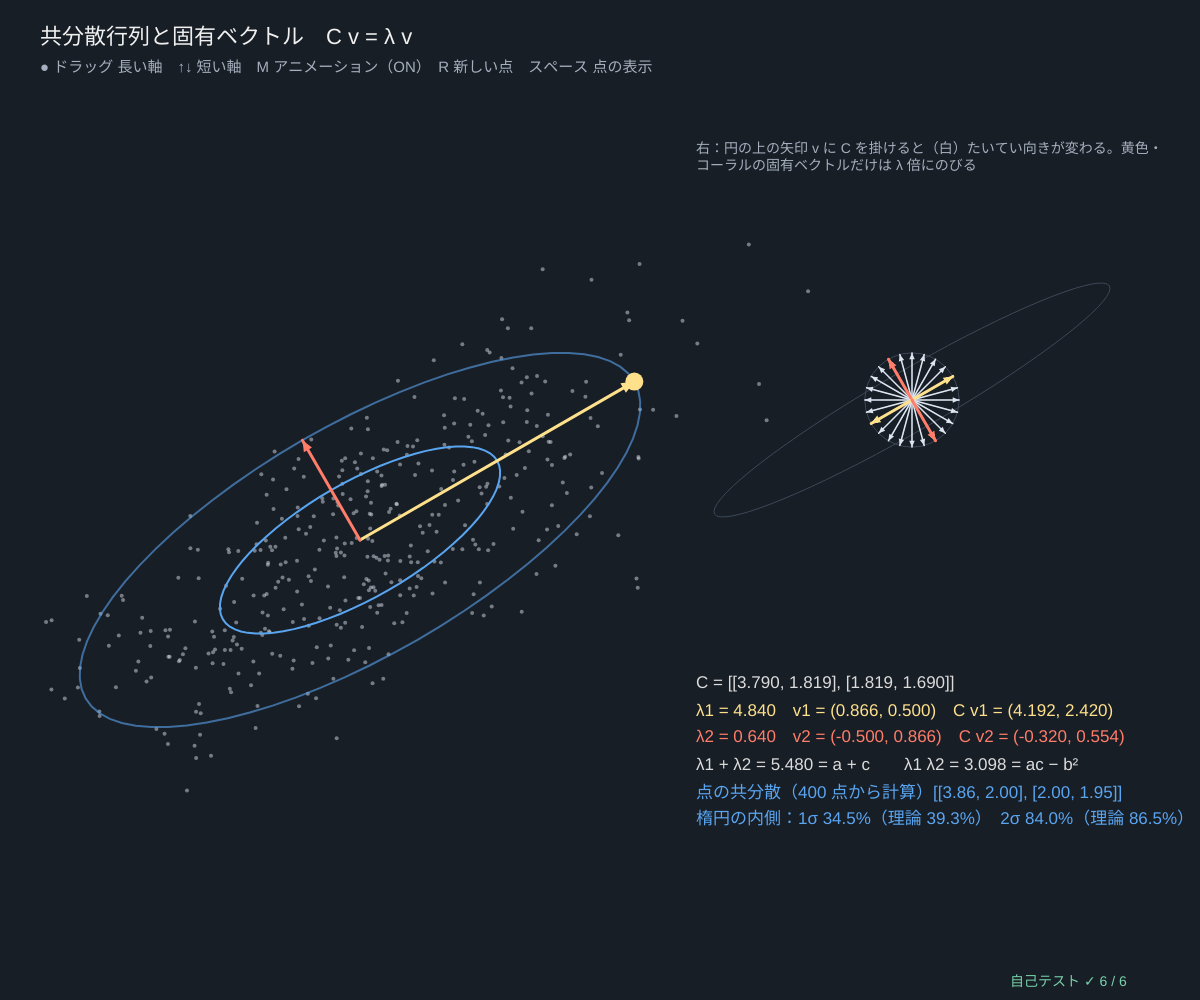
Frame 1 (no input)
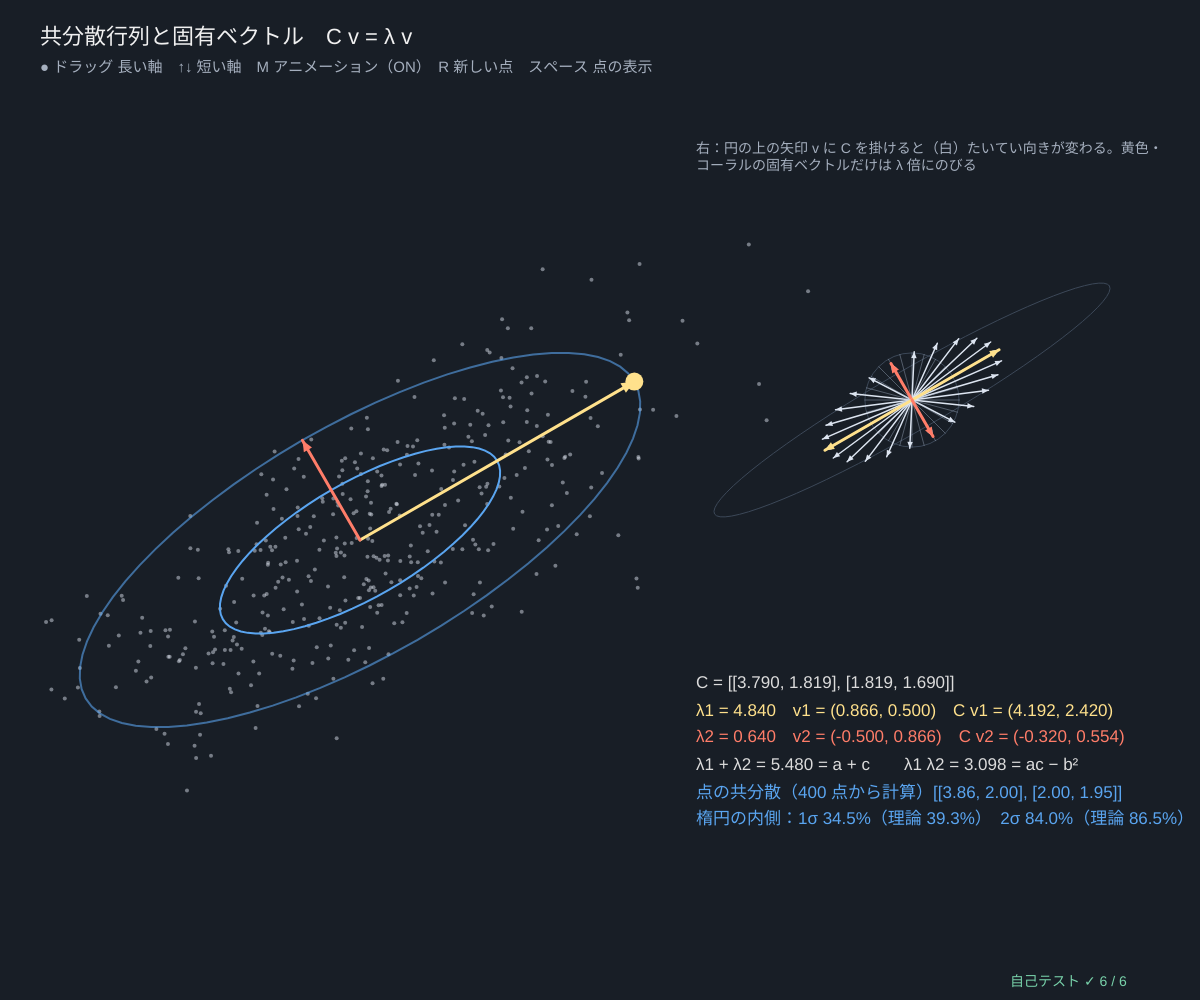
Frame 60 (no input)
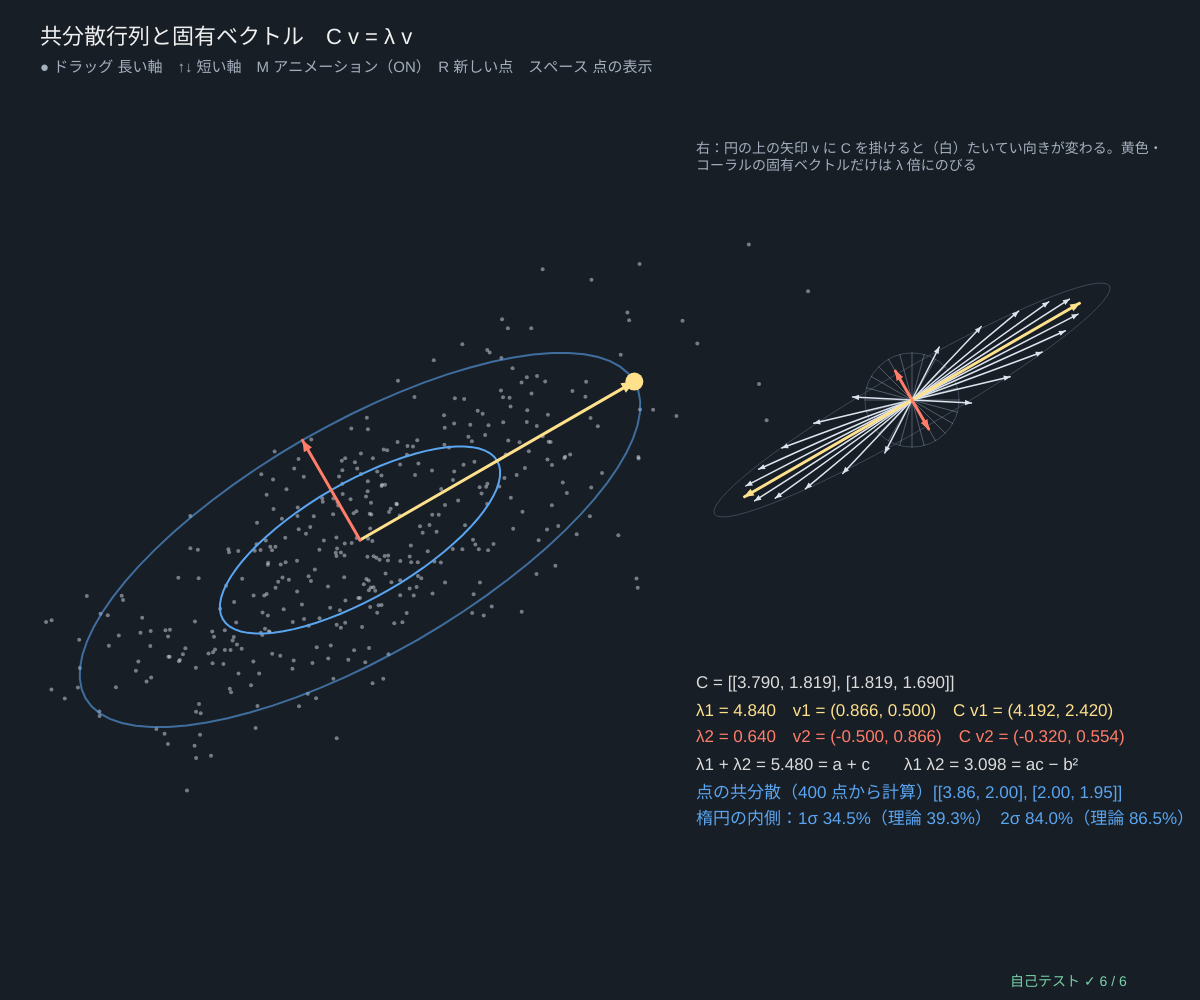
Frame 120 (the mouse pressed at the canvas centre since frame 60)

The p5.js sketch that drew these frames (run headless with seeded random() and noise() and a simulated clock; from frame 60 on, the mouse is pressed at the canvas centre):

// p5.js sketch
// ── sketch.js
// ============================================
// 02 共分散行列と固有ベクトル ─ C v = λ v。掛けても向きが変わらないベクトルが「データの軸」
// 2×2 の共分散行列 C = [[a, b], [b, c]] の固有値は λ = (a + c)/2 ± √(((a − c)/2)² + b²)（解の公式）
//   固有ベクトル v1・v2 は直角。楕円の半径 = k √λ（k = 1, 2 で 1σ・2σ の楕円）
//   M：円の上のベクトル v に C を掛けるアニメーション。ほとんどの矢印は向きが変わるが、v1・v2 の向きだけはのびるだけ
// 黄色い ● をドラッグ 長い軸 / ↑↓ 短い軸 / M 掛けるアニメーション / R 新しい点 / スペース 点の表示
// ============================================

let s1 = 2.2, s2 = 0.8, angDeg = 30, covC = null, pts = [], seedP = 5, anim = 0, animOn = true, showPts = true, dragging = false;   // ★ s1, s2 = 軸の標準偏差
const NPTS = 400;                      // ★ 点の数

function setup() { createCanvas(windowWidth, windowHeight); textWrap(CHAR); selfTest(); rebuild(); }
function rebuild() { covC = covFromAxes(s1, s2, angDeg); seedRng(seedP); pts = gaussCloud(NPTS, [0, 0], covC); }
function scl() { return Math.min(width * 0.06, height * 0.085); }
function ctr() { return [width * 0.3, height * 0.54]; }
function toScr(p) { let s = scl(), c = ctr(); return [c[0] + p[0] * s, c[1] - p[1] * s]; }

function draw() {
  background(24, 30, 38);
  let e = eig2sym(covC[0][0], covC[0][1], covC[1][1]), s = scl(), C0 = covMatrix(pts);
  if (animOn) anim = (anim + 0.006) % 1.6;
  let t = clampv(anim, 0, 1), tt = t * t * (3 - 2 * t);
  // ---- 点・楕円・軸
  if (showPts) { noStroke(); fill(225, 232, 242, 120); for (let p of pts) { let q = toScr(p); circle(q[0], q[1], 4); } }
  for (let k of [1, 2]) { stroke(90, 165, 240, k === 1 ? 255 : 150); strokeWeight(2); polyline(covEllipsePts([0, 0], covC, k).map(toScr)); }
  let inside = [1, 2].map((k) => pts.filter((p) => { let a = dotv(p, e.v1), b = dotv(p, e.v2); return (a * a) / e.l1 + (b * b) / Math.max(e.l2, 1e-12) <= k * k; }).length / pts.length);
  stroke(255, 225, 140); fill(255, 225, 140); strokeWeight(3);
  let h = toScr([e.v1[0] * 2 * Math.sqrt(e.l1), e.v1[1] * 2 * Math.sqrt(e.l1)]), o = toScr([0, 0]);
  arrow2(o[0], o[1], h[0], h[1], 14); stroke(255, 125, 105); fill(255, 125, 105);
  let h2 = toScr([e.v2[0] * 2 * Math.sqrt(e.l2), e.v2[1] * 2 * Math.sqrt(e.l2)]); arrow2(o[0], o[1], h2[0], h2[1], 12);
  noStroke(); fill(255, 225, 140); circle(h[0], h[1], 18);
  // ---- 掛けるアニメーション：v → (1 − t) v + t C v（右の図）
  let R = Math.min(width * 0.19, height * 0.24), cx = width * 0.76, cy = height * 0.4, sc = R / Math.max(e.l1, 1e-9);
  stroke(60, 72, 88); strokeWeight(1); noFill(); circle(cx, cy, 2 * R / Math.max(e.l1, 1e-9));
  polyline(covEllipsePts([0, 0], matMul(covC, covC), 1).map((p) => [cx + p[0] * sc, cy - p[1] * sc]));
  for (let i = 0; i < 24; i++) {
    let a = (i * Math.PI) / 12, v = [Math.cos(a), Math.sin(a)], Cv = matVec(covC, v), w = [(1 - tt) * v[0] + tt * Cv[0], (1 - tt) * v[1] + tt * Cv[1]];
    let onAxis = Math.abs(v[0] * Cv[1] - v[1] * Cv[0]) < 1e-9 * e.l1;
    stroke(160, 175, 195, 110); strokeWeight(1); line(cx, cy, cx + v[0] * sc, cy - v[1] * sc);
    stroke(220, 228, 240); fill(220, 228, 240); strokeWeight(1.5); arrow2(cx, cy, cx + w[0] * sc, cy - w[1] * sc, 7);
  }
  for (let [v, l, col] of [[e.v1, e.l1, [255, 225, 140]], [e.v2, e.l2, [255, 125, 105]], [[-e.v1[0], -e.v1[1]], e.l1, [255, 225, 140]], [[-e.v2[0], -e.v2[1]], e.l2, [255, 125, 105]]]) {
    let f = (1 - tt) + tt * l; stroke(...col); fill(...col); strokeWeight(3); arrow2(cx, cy, cx + v[0] * f * sc, cy - v[1] * f * sc, 10);
  }
  // ---- 文字
  textAlign(LEFT, BASELINE); noStroke(); fill(240); textSize(22); text('共分散行列と固有ベクトル　C v = λ v', 40, 44);
  fill(165, 175, 190); textSize(15); text('● ドラッグ 長い軸　↑↓ 短い軸　M アニメーション（' + (animOn ? 'ON' : 'OFF') + '）　R 新しい点　スペース 点の表示', 40, 72);
  let x = width * 0.58, y = cy + R + 60;
  fill(220); textSize(17);
  text('C = [[' + fmtN(covC[0][0], 3) + ', ' + fmtN(covC[0][1], 3) + '], [' + fmtN(covC[1][0], 3) + ', ' + fmtN(covC[1][1], 3) + ']]', x, y);
  fill(255, 225, 140); text('λ1 = ' + fmtN(e.l1, 3) + '　v1 = ' + fmtVec(e.v1, 3) + '　C v1 = ' + fmtVec(matVec(covC, e.v1), 3), x, y + 28);
  fill(255, 125, 105); text('λ2 = ' + fmtN(e.l2, 3) + '　v2 = ' + fmtVec(e.v2, 3) + '　C v2 = ' + fmtVec(matVec(covC, e.v2), 3), x, y + 54);
  fill(220); text('λ1 + λ2 = ' + fmtN(e.l1 + e.l2, 3) + ' = a + c　　λ1 λ2 = ' + fmtN(e.l1 * e.l2, 3) + ' = ac − b²', x, y + 82);
  fill(90, 165, 240); text('点の共分散（' + NPTS + ' 点から計算）[[' + fmtN(C0[0][0], 2) + ', ' + fmtN(C0[0][1], 2) + '], [' + fmtN(C0[1][0], 2) + ', ' + fmtN(C0[1][1], 2) + ']]', x, y + 110);
  text('楕円の内側：1σ ' + fmtN(100 * inside[0], 1) + '%（理論 39.3%）　2σ ' + fmtN(100 * inside[1], 1) + '%（理論 86.5%）', x, y + 136);
  fill(165, 175, 190); textSize(14); text('右：円の上の矢印 v に C を掛けると（白）たいてい向きが変わる。黄色・コーラルの固有ベクトルだけは λ 倍にのびる', x, cy - R - 30, width - x - 30);
  drawSelfTest(width - 190, height - 14);
}

function mousePressed() { let e = eig2sym(covC[0][0], covC[0][1], covC[1][1]), h = toScr([e.v1[0] * 2 * s1, e.v1[1] * 2 * s1]); dragging = Math.hypot(mouseX - h[0], mouseY - h[1]) < 20; }
function mouseDragged() {
  if (!dragging) return;
  let c = ctr(), s = scl(), dx = (mouseX - c[0]) / s, dy = -(mouseY - c[1]) / s;
  s1 = clampv(Math.hypot(dx, dy) / 2, Math.max(s2, 0.2), 4); angDeg = (Math.atan2(dy, dx) * 180) / Math.PI; rebuild();
}
function mouseReleased() { dragging = false; }
function keyPressed() {
  if (key === UP_ARROW || key === DOWN_ARROW) { s2 = clampv(s2 + (key === UP_ARROW ? 0.1 : -0.1), 0.1, s1); rebuild(); }
  if (key === 'm' || key === 'M') animOn = !animOn;
  if (key === 'r' || key === 'R') { seedP++; rebuild(); }
  if (key === ' ') showPts = !showPts;
  return false;
}

// ---- 自己テスト
function selfTest() {
  selfTestResults = [];
  seedRng(102);
  let mats = [[[2, 0], [0, 1]], [[1, 0], [0, 3]], [[2, 0], [0, 2]], [[1, 1], [1, 1]], [[1e-6, 0], [0, 0]]];
  for (let t = 0; t < 40; t++) { let a = rndRange(0.1, 5), c = rndRange(0.1, 5), b = rndRange(-1, 1) * Math.sqrt(a * c); mats.push([[a, b], [b, c]]); }
  let okEig = true, okOrth = true, okTr = true, okJac = true;
  for (let C of mats) {
    let e = eig2sym(C[0][0], C[0][1], C[1][1]), sc = Math.max(1, Math.abs(e.l1));
    for (let [v, l] of [[e.v1, e.l1], [e.v2, e.l2]]) { let Cv = matVec(C, v); if (Math.abs(Cv[0] - l * v[0]) > 1e-12 * sc || Math.abs(Cv[1] - l * v[1]) > 1e-12 * sc || !near(vlen(v), 1, 1e-12)) okEig = false; }
    if (Math.abs(dotv(e.v1, e.v2)) > 1e-12 || e.l1 < e.l2) okOrth = false;
    if (!near(e.l1 + e.l2, C[0][0] + C[1][1], 1e-12 * sc) || !near(e.l1 * e.l2, C[0][0] * C[1][1] - C[0][1] ** 2, 1e-11 * sc * sc)) okTr = false;
    let j = jacobiEigen(C); if (!near(j.vals[0], e.l1, 1e-12 * sc) || !near(j.vals[1], e.l2, 1e-12 * sc)) okJac = false;
  }
  check('解の公式の固有対は C v = λ v（対角・重解・ランク 1 を含む 45 個、1e-12）', okEig);
  check('v1 ⊥ v2、λ1 ≥ λ2', okOrth);
  check('λ1 + λ2 = トレース、λ1 λ2 = 行列式', okTr);
  check('ヤコビ法の固有値と一致', okJac);
  let okAx = true;
  for (let t = 0; t < 20; t++) { let a1 = rndRange(0.5, 3), a2 = rndRange(0.1, 0.45), d = rndRange(-89, 89), Cx = covFromAxes(a1, a2, d), e = eig2sym(Cx[0][0], Cx[0][1], Cx[1][1]);
    let dd = Math.abs(e.angle - d) % 180; if (!near(e.l1, a1 * a1, 1e-12) || !near(e.l2, a2 * a2, 1e-12) || Math.min(dd, 180 - dd) > 1e-9) okAx = false; }
  check('軸 (s1, s2, 角度) から作った C の固有値 = s1², s2²、PC1 の角度 = 指定の角度', okAx);
  seedRng(9); let C = covFromAxes(2, 0.7, 40), e = eig2sym(C[0][0], C[0][1], C[1][1]), P = gaussCloud(20000, [0, 0], C);
  let frac = [1, 2].map((k) => P.filter((p) => { let a = dotv(p, e.v1), b = dotv(p, e.v2); return (a * a) / e.l1 + (b * b) / e.l2 <= k * k; }).length / P.length);
  check('20000 点のうち 1σ・2σ の楕円の内側 = 1 − e^(−k²/2)（39.3%・86.5%、±1%）', near(frac[0], 1 - Math.exp(-0.5), 0.01) && near(frac[1], 1 - Math.exp(-2), 0.01));
  reportSelfTest();
}

// ---------- やってみよう ----------
// 1. ↓ で短い軸を細くしていくと λ2 → 0。そのとき点群は何次元に見える？
// 2. s1 = s2（丸い点群）にすると、どの向きも固有ベクトルになる。右のアニメーションで確かめよう
// 3. 楕円の内側の割合は 1D の「±1σ に 68%」と同じ？ ちがうのはなぜ？（2 次元のカイ 2 乗分布）
// 4. 右の灰色の楕円 = 円を C で写した形（半径 λ1, λ2）。左の 1σ の楕円（半径 √λ）とくらべよう
// 5. 3 次元ではヤコビ法で同じことをする → 03

// ==================================================
// ここから下は「主成分分析の道具」（中身は読まなくても OK。消さないでね）
// ==================================================
// ---- 数の表示と安全のための道具
function clampv(v, a, b) { return v < a ? a : v > b ? b : v; }
function fin(v, fb) { return typeof v === 'number' && isFinite(v) ? v : fb === undefined ? 0 : fb; }   // NaN・∞ を fb に
function fmtN(v, d) {                                                  // 数を小数 d 桁で（NaN は「?」）
  if (typeof v !== 'number' || !isFinite(v)) return '?';
  let s = v.toFixed(d === undefined ? 2 : d);
  return /^-0(\.0*)?$/.test(s) ? s.slice(1) : s;
}
function fmtVec(v, d) { return '(' + v.map((x) => fmtN(x, d)).join(', ') + ')'; }
// ---- 種つきの乱数（同じ種なら毎回同じ列）
let rngState = 1;
function seedRng(s) { rngState = (s >>> 0) || 1; }
function rnd() {                       // 0〜1 の一様乱数（mulberry32）
  rngState = (rngState + 0x6d2b79f5) >>> 0;
  let t = rngState;
  t = Math.imul(t ^ (t >>> 15), t | 1);
  t ^= t + Math.imul(t ^ (t >>> 7), t | 61);
  return ((t ^ (t >>> 14)) >>> 0) / 4294967296;
}
function rndRange(a, b) { return a + (b - a) * rnd(); }
function gaussRnd() {                  // 標準正規分布（ボックス-ミュラー法）
  let u = Math.max(1e-12, rnd()), v = rnd();
  return Math.sqrt(-2 * Math.log(u)) * Math.cos(2 * Math.PI * v);
}
// ---- 行列の道具。データ X は「n 行 × d 列」（1 行 = 1 個のデータ）、ベクトルは配列
function zerosMat(n, m) { return Array.from({ length: n }, () => new Array(m).fill(0)); }
function eyeMat(n) { let I = zerosMat(n, n); for (let i = 0; i < n; i++) I[i][i] = 1; return I; }
function matT(A) { return A[0].map((_, j) => A.map((r) => r[j])); }
function matMul(A, B) {
  let n = A.length, q = B.length, m = B[0].length, C = zerosMat(n, m);
  for (let i = 0; i < n; i++) for (let k = 0; k < q; k++) { let a = A[i][k]; if (a === 0) continue; for (let j = 0; j < m; j++) C[i][j] += a * B[k][j]; }
  return C;
}
function matVec(A, x) { return A.map((r) => dotv(r, x)); }
function dotv(a, b) { let s = 0; for (let i = 0; i < a.length; i++) s += a[i] * b[i]; return s; }
function vlen(a) { return Math.sqrt(dotv(a, a)); }
function unitv(a) { let L = vlen(a); return L > 1e-300 ? a.map((x) => x / L) : a.map((_, i) => (i === 0 ? 1 : 0)); }
function maxAbsDiff(A, B) { let m = 0; for (let i = 0; i < A.length; i++) for (let j = 0; j < A[i].length; j++) m = Math.max(m, Math.abs(A[i][j] - B[i][j])); return m; }
function colMeans(X) {                 // 平均ベクトル（列ごとの平均）
  let d = X[0].length, mu = new Array(d).fill(0);
  for (let r of X) for (let j = 0; j < d; j++) mu[j] += r[j];
  return mu.map((s) => s / Math.max(1, X.length));
}
function centerCols(X, mu) { return X.map((r) => r.map((v, j) => v - mu[j])); }   // 平均を引く（中心化）
// ★ 共分散行列 C = Xcᵀ Xc / (n − 1)（n − 1 で割る「不偏」の約束。点が 1 個以下ならゼロ行列）
function covMatrix(X) {
  let n = X.length, d = X[0].length, mu = colMeans(X), C = zerosMat(d, d);
  if (n < 2) return C;
  for (let r of X) for (let i = 0; i < d; i++) { let a = r[i] - mu[i]; for (let j = i; j < d; j++) C[i][j] += a * (r[j] - mu[j]); }
  for (let i = 0; i < d; i++) for (let j = i; j < d; j++) { C[i][j] /= n - 1; C[j][i] = C[i][j]; }
  return C;
}
// ★ ヤコビ法（対称行列の固有値分解）：非対角を 1 つずつ回転で 0 にしていく。d ≤ 64 くらいまで
// 戻り値 vals = 固有値（大きい順）、vecs[k] = k 番目の固有ベクトル（長さ 1、いちばん大きい成分を正に）
function jacobiEigen(C, maxSweeps) {
  let d = C.length, A = C.map((r) => r.slice()), V = eyeMat(d);
  for (let sw = 0; sw < (maxSweeps || 80); sw++) {
    let off = 0, tot = 0;
    for (let i = 0; i < d; i++) for (let j = 0; j < d; j++) { let a = A[i][j] * A[i][j]; tot += a; if (i !== j) off += a; }
    if (!(off > 1e-30 * tot)) break;
    for (let p = 0; p < d - 1; p++) for (let q = p + 1; q < d; q++) {
      let apq = A[p][q];
      if (Math.abs(apq) < 1e-300) continue;
      let th = (A[q][q] - A[p][p]) / (2 * apq);
      let t = th === 0 ? 1 : Math.sign(th) / (Math.abs(th) + Math.sqrt(th * th + 1));
      let c = 1 / Math.sqrt(t * t + 1), s = t * c;
      for (let k = 0; k < d; k++) { let akp = A[k][p], akq = A[k][q]; A[k][p] = c * akp - s * akq; A[k][q] = s * akp + c * akq; }
      for (let k = 0; k < d; k++) { let apk = A[p][k], aqk = A[q][k]; A[p][k] = c * apk - s * aqk; A[q][k] = s * apk + c * aqk; }
      for (let k = 0; k < d; k++) { let vkp = V[k][p], vkq = V[k][q]; V[k][p] = c * vkp - s * vkq; V[k][q] = s * vkp + c * vkq; }
    }
  }
  let idx = Array.from({ length: d }, (_, i) => i).sort((a, b) => A[b][b] - A[a][a]);
  let vecs = idx.map((k) => { let v = V.map((r) => r[k]), big = 0; for (let i = 0; i < d; i++) if (Math.abs(v[i]) > Math.abs(v[big]) + 1e-12) big = i; return v[big] < 0 ? v.map((x) => -x) : v; });
  return { vals: idx.map((k) => A[k][k]), vecs };
}
function traceOf(C) { let s = 0; for (let i = 0; i < C.length; i++) s += C[i][i]; return s; }
// C V = V Λ の残り（いちばん大きいずれ）と、固有ベクトルどうしの直交のずれ
function eigResidual(C, eg) { let m = 0; eg.vecs.forEach((v, k) => { let Cv = matVec(C, v); for (let i = 0; i < v.length; i++) m = Math.max(m, Math.abs(Cv[i] - eg.vals[k] * v[i])); }); return m; }
function orthoError(vecs) { let m = 0; for (let a = 0; a < vecs.length; a++) for (let b = 0; b < vecs.length; b++) m = Math.max(m, Math.abs(dotv(vecs[a], vecs[b]) - (a === b ? 1 : 0))); return m; }
// 射影（主成分得点）と復元：score = (x − μ)·v_k、x_hat = μ + Σ score_k v_k（k 個まで）
function projectData(X, mu, vecs, k) { return X.map((r) => vecs.slice(0, k).map((v) => { let s = 0; for (let j = 0; j < r.length; j++) s += (r[j] - mu[j]) * v[j]; return s; })); }
function reconstructRow(score, mu, vecs) { let x = mu.slice(); score.forEach((s, k) => { for (let j = 0; j < x.length; j++) x[j] += s * vecs[k][j]; }); return x; }
function angleBetween(u, v) {          // 向きのちがい（符号は無視、0〜90°）。小さい角も正確に：atan2(‖v − (v·u)u‖, |v·u|)
  let a = unitv(u), b = unitv(v), c = dotv(a, b), r = 0; for (let i = 0; i < a.length; i++) r += (b[i] - c * a[i]) ** 2;
  return (Math.atan2(Math.sqrt(r), Math.abs(c)) * 180) / Math.PI;
}
function corrOf(a, b) {                // 相関係数
  let n = a.length, ma = a.reduce((s, v) => s + v, 0) / n, mb = b.reduce((s, v) => s + v, 0) / n, sab = 0, saa = 0, sbb = 0;
  for (let i = 0; i < n; i++) { sab += (a[i] - ma) * (b[i] - mb); saa += (a[i] - ma) ** 2; sbb += (b[i] - mb) ** 2; }
  return saa > 0 && sbb > 0 ? sab / Math.sqrt(saa * sbb) : 0;
}
// ---- 2×2 対称行列 [[a, b], [b, c]] の固有値・固有ベクトル（解の公式）
function eig2sym(a, b, c) {
  let tr = a + c, h = Math.sqrt(((a - c) / 2) ** 2 + b * b), l1 = tr / 2 + h, l2 = tr / 2 - h;
  let v1 = Math.abs(b) > 1e-14 * (Math.abs(a) + Math.abs(c) + 1e-300) ? unitv([l1 - c, b]) : a >= c ? [1, 0] : [0, 1];
  if (v1[0] < 0 || (v1[0] === 0 && v1[1] < 0)) v1 = [-v1[0], -v1[1]];
  return { l1, l2, v1, v2: [-v1[1], v1[0]], angle: (Math.atan2(v1[1], v1[0]) * 180) / Math.PI };
}
// ---- 好きな共分散の正規分布の点群：x = μ + L z（C = L Lᵀ、コレスキー分解）
function cholesky(C) {
  let d = C.length, L = zerosMat(d, d);
  for (let i = 0; i < d; i++) for (let j = 0; j <= i; j++) {
    let s = C[i][j]; for (let k = 0; k < j; k++) s -= L[i][k] * L[j][k];
    L[i][j] = i === j ? Math.sqrt(Math.max(s, 1e-15)) : s / L[j][j];
  }
  return L;
}
function gaussCloud(n, mu, C) { let L = cholesky(C); return Array.from({ length: n }, () => { let z = mu.map(() => gaussRnd()); return mu.map((m, i) => m + dotv(L[i], z)); }); }
function covFromAxes(s1, s2, deg) {    // 長軸の標準偏差 s1、短軸 s2、長軸の角度 deg（度）の 2×2 共分散
  let t = (deg * Math.PI) / 180, c = Math.cos(t), s = Math.sin(t);
  return [[c * c * s1 * s1 + s * s * s2 * s2, c * s * (s1 * s1 - s2 * s2)], [c * s * (s1 * s1 - s2 * s2), s * s * s1 * s1 + c * c * s2 * s2]];
}
// ---- グラフと図の道具：g = { x, y, w, h, x0, x1, y0, y1 }
function gX(g, v) { return g.x + clampv((v - g.x0) / (g.x1 - g.x0), -0.02, 1.02) * g.w; }
function gY(g, v) { return g.y + g.h - clampv((v - g.y0) / (g.y1 - g.y0), -0.02, 1.02) * g.h; }
function plotAxes(g, xl, yl, xt, yt) {
  stroke(80, 92, 108); strokeWeight(1); noFill(); rect(g.x, g.y, g.w, g.h);
  noStroke(); fill(160, 170, 185); textSize(12); textAlign(CENTER, TOP);
  for (let v of xt) text(+(+v).toPrecision(3), gX(g, v), g.y + g.h + 4);
  textAlign(RIGHT, CENTER);
  for (let v of yt) text(+(+v).toPrecision(3), g.x - 5, gY(g, v));
  textAlign(LEFT, BASELINE); fill(205, 212, 222); textSize(13);
  text(xl, g.x + g.w - textWidth(xl), g.y + g.h + 32); text(yl, g.x, g.y - 8);
}
function polyline(pts, closed) {       // 点が 2 つ以上あるときだけ折れ線を描く
  if (pts.length < 2) return;
  noFill(); beginShape(); for (let p of pts) vertex(p[0], p[1]); endShape(closed ? CLOSE : undefined);
}
// 共分散 C の「k σ の楕円」の点（データの単位）。中心 μ、長さ 1 の 2×2 固有分解で作る
function covEllipsePts(mu, C, k, segs) {
  let e = eig2sym(C[0][0], C[0][1], C[1][1]), a = k * Math.sqrt(Math.max(0, e.l1)), b = k * Math.sqrt(Math.max(0, e.l2)), out = [];
  for (let i = 0; i <= (segs || 72); i++) { let t = (2 * Math.PI * i) / (segs || 72), u = a * Math.cos(t), w = b * Math.sin(t); out.push([mu[0] + u * e.v1[0] + w * e.v2[0], mu[1] + u * e.v1[1] + w * e.v2[1]]); }
  return out;
}
function arrow2(x1, y1, x2, y2, hs) {  // 矢印（hs = 矢じりの大きさ）
  line(x1, y1, x2, y2);
  let a = Math.atan2(y2 - y1, x2 - x1), h = hs || 10;
  noStroke(); triangle(x2, y2, x2 - h * Math.cos(a - 0.4), y2 - h * Math.sin(a - 0.4), x2 - h * Math.cos(a + 0.4), y2 - h * Math.sin(a + 0.4));
}
// ---- 自己テストの道具
let selfTestResults = [];
function check(name, cond) { selfTestResults.push({ name, ok: !!cond }); }
function near(a, b, tol) { return a !== null && a !== undefined && isFinite(a) && Math.abs(a - b) <= (tol === undefined ? 1e-9 : tol); }
function noNaN(v) { return Array.isArray(v) ? v.every(noNaN) : !(typeof v === 'number' && !isFinite(v)); }
function reportSelfTest() { for (let r of selfTestResults) (r.ok ? console.log : console.error)((r.ok ? '✓ ' : '✗ ') + r.name); }
function selfTestLine() { let n = selfTestResults.filter((r) => r.ok).length; return '自己テスト ' + (n === selfTestResults.length && n > 0 ? '✓ ' : '✗ ') + n + ' / ' + selfTestResults.length; }
function selfTestOk() { return selfTestResults.length > 0 && selfTestResults.every((r) => r.ok); }
function drawSelfTest(x, y) { noStroke(); fill(selfTestOk() ? color(120, 210, 170) : color(255, 90, 90)); textSize(14); textAlign(LEFT, BASELINE); text(selfTestLine(), x, y); }
